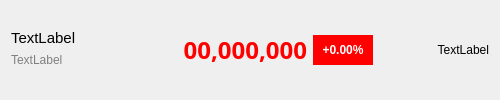
<?xml version="1.0" encoding="UTF-8"?>
<ui version="4.0">
 <class>Form</class>
 <widget class="QWidget" name="Form">
  <property name="geometry">
   <rect>
    <x>0</x>
    <y>0</y>
    <width>500</width>
    <height>100</height>
   </rect>
  </property>
  <property name="minimumSize">
   <size>
    <width>500</width>
    <height>100</height>
   </size>
  </property>
  <property name="windowTitle">
   <string>Form</string>
  </property>
  <layout class="QVBoxLayout" name="verticalLayout">
   <item>
    <layout class="QHBoxLayout" name="horizontalLayout">
     <property name="spacing">
      <number>6</number>
     </property>
     <property name="sizeConstraint">
      <enum>QLayout::SetDefaultConstraint</enum>
     </property>
     <item>
      <layout class="QVBoxLayout" name="verticalLayout_2">
       <item>
        <widget class="QLabel" name="label_1">
         <property name="font">
          <font>
           <pointsize>11</pointsize>
          </font>
         </property>
         <property name="text">
          <string>TextLabel</string>
         </property>
         <property name="alignment">
          <set>Qt::AlignBottom|Qt::AlignLeading|Qt::AlignLeft</set>
         </property>
        </widget>
       </item>
       <item>
        <widget class="QLabel" name="label_2">
         <property name="styleSheet">
          <string notr="true">color:grey</string>
         </property>
         <property name="text">
          <string>TextLabel</string>
         </property>
         <property name="alignment">
          <set>Qt::AlignLeading|Qt::AlignLeft|Qt::AlignTop</set>
         </property>
        </widget>
       </item>
      </layout>
     </item>
     <item>
      <widget class="QLabel" name="label_3">
       <property name="minimumSize">
        <size>
         <width>180</width>
         <height>0</height>
        </size>
       </property>
       <property name="font">
        <font>
         <family>맑은 고딕</family>
         <pointsize>18</pointsize>
         <weight>75</weight>
         <bold>true</bold>
        </font>
       </property>
       <property name="styleSheet">
        <string notr="true">color:red</string>
       </property>
       <property name="text">
        <string>00,000,000</string>
       </property>
       <property name="alignment">
        <set>Qt::AlignRight|Qt::AlignTrailing|Qt::AlignVCenter</set>
       </property>
      </widget>
     </item>
     <item>
      <widget class="QLabel" name="label_4">
       <property name="minimumSize">
        <size>
         <width>60</width>
         <height>30</height>
        </size>
       </property>
       <property name="maximumSize">
        <size>
         <width>60</width>
         <height>30</height>
        </size>
       </property>
       <property name="font">
        <font>
         <weight>75</weight>
         <bold>true</bold>
         <stylestrategy>PreferDefault</stylestrategy>
        </font>
       </property>
       <property name="styleSheet">
        <string notr="true">background-color:red;color:white</string>
       </property>
       <property name="text">
        <string>+0.00%</string>
       </property>
       <property name="alignment">
        <set>Qt::AlignCenter</set>
       </property>
      </widget>
     </item>
     <item>
      <widget class="QLabel" name="label_5">
       <property name="text">
        <string>TextLabel</string>
       </property>
       <property name="alignment">
        <set>Qt::AlignRight|Qt::AlignTrailing|Qt::AlignVCenter</set>
       </property>
      </widget>
     </item>
    </layout>
   </item>
  </layout>
 </widget>
 <resources/>
 <connections/>
</ui>
